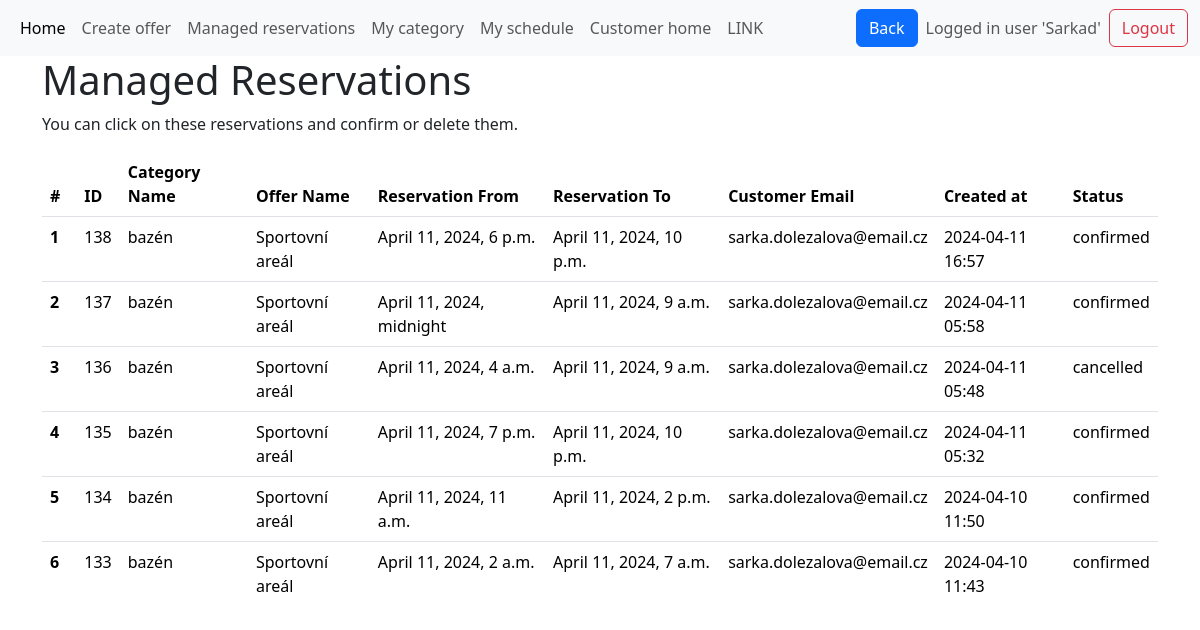
/managed_reservations (signed in), run on the app's committed database.
### base/models.py (models this page shows, shortened)
class Reservation(models.Model):
    reservation_from = models.DateTimeField(help_text="Start time/date of the reservation")
    reservation_to = models.DateTimeField(null=True, blank=True, help_text="End time/date of the reservation")
    submission_time = models.DateTimeField(default=timezone.now, help_text="When the reservation was submitted")
    confirmed_by_manager = models.CharField(
        max_length=1,
        choices=[("A", "Confirmed"), ("N", "Not Confirmed")],
        null=True,
        blank=True,
        help_text="Whether the reservation is confirmed by a manager"
    )
    customer_email = models.EmailField()
    customer_name = models.CharField(max_length=100)
    verification_token = models.CharField(max_length=64)  # Assuming you're using a hex token
    belongs_to_category = models.ForeignKey(Category, on_delete=models.CASCADE, related_name='reservations', help_text="The category of the unit being reserved")
    status = models.CharField(
        max_length=20,
        choices=[
            ("pending", "Pending"),
            ("confirmed", "Confirmed"),
            ("cancelled", "Cancelled"),
            ("completed", "Completed"),
        ],
        default="pending",
        help_text="The current status of the reservation"
    )
    class Meta:
        ordering = ['-submission_time'] # Reservations ordered in ascending order (earliest first)

class Category(models.Model):
    category_name = models.CharField(max_length=50)
    category_description = models.CharField(max_length=1000, null=True, blank=True)
    category_capacity = models.IntegerField(default=1,help_text="How many reservations at one time are possible? e.g.seminar = 20 or parkplace = 1")
    max_simultneous_reservations = models.IntegerField(default=1)
    additional_time = models.DurationField(null=True, blank=True,default=0)
    count_of_units = models.IntegerField(default=1,help_text="How many units are there in this category? e.g. 5 parkplaces for disabled people")
    created_at = models.DateTimeField(default=timezone.now)
    unit_names = models.JSONField(default=list) # list of unit names
    opening_time = models.TimeField(default=datetime.time(0, 0))
    closing_time = models.TimeField(default=datetime.time(23, 59,59)) #TODO 24:00 and default values 9:23-9:23
    belongs_to_offer = models.ForeignKey(Offer, on_delete=models.CASCADE)
    category_pricing = models.ForeignKey(Pricing, on_delete=models.CASCADE, null=True)

class Offer(models.Model):
    offer_name = models.CharField(max_length=50)
    available_from = models.DateField(null=True, blank=True)
    available_to = models.DateField(null=True, blank=True)
    created_at = models.DateTimeField(default=timezone.now)
    manager_of_this_offer = models.ForeignKey(
        User, on_delete=models.CASCADE, null=True, blank=True
    )
    class Meta:
        unique_together = (
            "offer_name",
            "manager_of_this_offer",
        )  # there cannot be two same named offers managed by the same user

### base/views.py (the view)
# urls.py: path('managed_reservations',views.managed_reservations, name='managed_reservations' ),
@login_required
def managed_reservations(request):
    user_timezone = request.user.userprofile.timezone if hasattr(request.user, 'userprofile') else 'UTC'
    timezone.activate(user_timezone)
    categories = Category.objects.filter(
        belongs_to_offer__manager_of_this_offer=request.user
    )
    reservations = (
        Reservation.objects.filter(belongs_to_category__in=categories)
        .select_related("belongs_to_category", "belongs_to_category__belongs_to_offer")
        .order_by("-submission_time",
            "reservation_from", "belongs_to_category__belongs_to_offer__offer_name"
        )
    )
    return render(
        request,
        "managed_reservations.html",
        {
            "reservations": reservations,
        },
    )

### templates/managed_reservations.html (shortened to what this page needs)
{% extends 'main.html' %}
{% load crispy_forms_tags %}
{% load static %}
{% block content %}
<div class="container-md">
    <h1>Managed Reservations</h1>
    <p>You can click on these reservations and confirm or delete them.</p>
    {% if reservations %}
    <div class="table-responsive" style="max-height: 450px; overflow-y: auto;">
        <table class="table table-hover">
            <thead>
                <tr>
                    <th scope="col">#</th>
                    <th scope="col">ID</th>
                    <th scope="col">Category Name</th>
                    <th scope="col">Offer Name</th>
                    <th scope="col">Reservation From</th>
                    <th scope="col">Reservation To</th>
                    <th scope="col">Customer Email</th>
                    <th scope="col">Created at</th>
                    <th scope="col">Status</th>
                </tr>
            </thead>
            <tbody>
                {% for reservation in reservations %}
                <tr data-token="{{ reservation.verification_token }}" class="clickable-row">
                    <th scope="row">{{ forloop.counter }}</th>
                    <td>{{ reservation.id }}</td>
                    <td>{{ reservation.belongs_to_category.category_name }}</td>
                    <td>{{ reservation.belongs_to_category.belongs_to_offer.offer_name }}</td>
                    <td>{{ reservation.reservation_from }}</td>
                    <td>{{ reservation.reservation_to }}</td>
                    <td>{{ reservation.customer_email }}</td>
                    <td>{{ reservation.submission_time|date:"Y-m-d H:i" }}</td>
                    <td>{{ reservation.status}}</td>
                </tr>
                {% endfor %}
            </tbody>
        </table>
        {% else %}
        <p>No reservations found.</p>
    </div>
    {% endif %}
</div>
<link rel="stylesheet" href="{% static 'base/css/style.css' %}" type="text/css">
{% endblock %}

### templates/navbar.html (shortened to what this page needs)
<nav class="navbar navbar-expand-lg bg-body-tertiary">
  <div class="container-fluid">
    <div class="collapse navbar-collapse" id="navbarSupportedContent">
      <ul class="navbar-nav me-auto mb-2 mb-lg-0">
        <li class="nav-item">
          <a class="nav-link active" aria-current="page" href="/manager_home">Home</a>
        </li>
        <li class="nav-item">
          <a class="nav-link" href="/create_offer">Create offer</a>
        </li>
        <li class="nav-item">
          <a class="nav-link" href="/managed_reservations">Managed reservations</a>
        </li>
        <li class="nav-item">
          <a class="nav-link" href="/my_schedule">My category</a>
        </li>
        <li class="nav-item">
          <a class="nav-link" href="/my_schedule">My schedule</a>
        </li>
        {% if request.user.is_authenticated %}
        <li class="nav-item">
          <a class="nav-link" href="{% url 'customer_home' manager_id=request.user.id %}">Customer home</a>
        </li>
        <li class="nav-item">
          <a class="nav-link" href="{% url 'manager_link' manager_id=request.user.id %}">LINK</a>
        </li>
        {% endif %}
      </ul>
      <button type="submit" class="btn btn-primary me-2" onclick="goBack()">Back</button>
       <div class="d-flex align-items-center">
        {% if request.user.is_authenticated %}
        <span class="navbar-text me-2"> Logged in user '{{ request.user.username | title }}'</span>
        <a class="btn btn-outline-danger" href="{% url 'logout' %}">Logout</a>
        {% else %}
        <a class="btn btn-outline-primary" href="{% url 'login' %}">Login</a>
        {% endif %}
      </div>
    </div>
    </div>
</nav>

### data on the page
Reservation: id "138", belongs_to_category.category_name "bazén", belongs_to_category.belongs_to_offer.offer_name "Sportovní areál", reservation_from "April 11, 2024, 6 p.m.", reservation_to "April 11, 2024, 10 p.m.", customer_email "sarka.dolezalova@email.cz", submission_time "2024-04-11 16:57", status "confirmed"
Reservation: id "137", belongs_to_category.category_name "bazén", belongs_to_category.belongs_to_offer.offer_name "Sportovní areál", reservation_from "April 11, 2024, midnight", reservation_to "April 11, 2024, 9 a.m.", customer_email "sarka.dolezalova@email.cz", submission_time "2024-04-11 05:58", status "confirmed"
Reservation: id "136", belongs_to_category.category_name "bazén", belongs_to_category.belongs_to_offer.offer_name "Sportovní areál", reservation_from "April 11, 2024, 4 a.m.", reservation_to "April 11, 2024, 9 a.m.", customer_email "sarka.dolezalova@email.cz", submission_time "2024-04-11 05:48", status "cancelled"
Reservation: id "135", belongs_to_category.category_name "bazén", belongs_to_category.belongs_to_offer.offer_name "Sportovní areál", reservation_from "April 11, 2024, 7 p.m.", reservation_to "April 11, 2024, 10 p.m.", customer_email "sarka.dolezalova@email.cz", submission_time "2024-04-11 05:32", status "confirmed"
Reservation: id "134", belongs_to_category.category_name "bazén", belongs_to_category.belongs_to_offer.offer_name "Sportovní areál", reservation_from "April 11, 2024, 11 a.m.", reservation_to "April 11, 2024, 2 p.m.", customer_email "sarka.dolezalova@email.cz", submission_time "2024-04-10 11:50", status "confirmed"
Reservation: id "133", belongs_to_category.category_name "bazén", belongs_to_category.belongs_to_offer.offer_name "Sportovní areál", reservation_from "April 11, 2024, 2 a.m.", reservation_to "April 11, 2024, 7 a.m.", customer_email "sarka.dolezalova@email.cz", submission_time "2024-04-10 11:43", status "confirmed"

### other printed values
{{ request.user.username | title }} "Sarkad"
